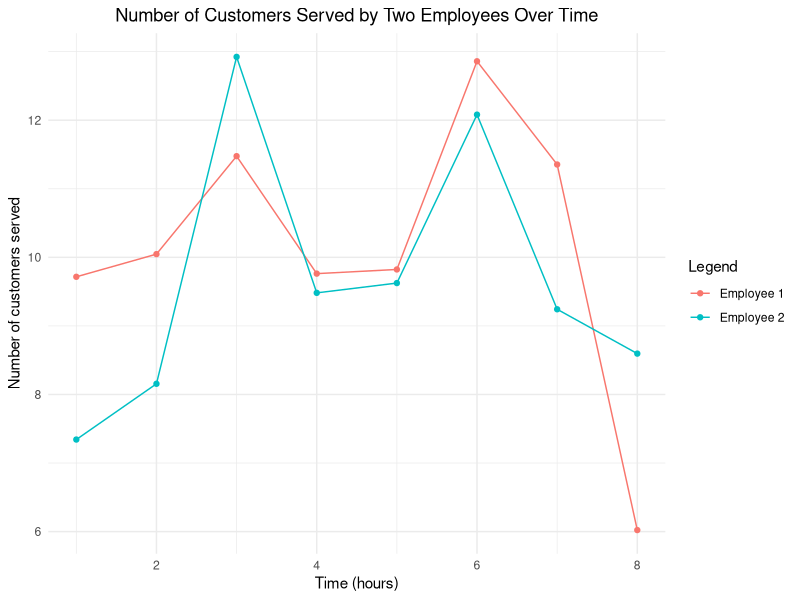

The R source for this figure:
## ---- chunk 1
library(MASS)

# Set seed for reproducibility
set.seed(111)

# Parameters for the simulation
mean1 <- 10
sd1 <- 2
mean2 <- 9
sd2 <- 2
correlation <- 0.5

# Simulate correlated efficiencies for 8 hours
sim_data <- mvrnorm(n = 8, mu = c(mean1, mean2), 
                    Sigma = matrix(c(sd1^2, correlation*sd1*sd2, 
                                     correlation*sd1*sd2, sd2^2), nrow = 2))

# Convert to a data frame
efficiency_data <- data.frame(hour = 1:8, 
                              Employee1 = sim_data[,1], 
                              Employee2 = sim_data[,2])

# Test 1: Test for normality for both employees
normality_test_emp1 <- shapiro.test(efficiency_data$Employee1)
normality_test_emp2 <- shapiro.test(efficiency_data$Employee2)

# Test 2: Test for correlation between the two employees
correlation_test <- cor.test(efficiency_data$Employee1, efficiency_data$Employee2)

# Test 3: Time series analysis (for simplicity, we just create a ts object here)
time_series_emp1 <- ts(efficiency_data$Employee1)
time_series_emp2 <- ts(efficiency_data$Employee2)

# Test 4: Regression analysis to predict Employee 2 efficiency based on Employee 1
regression_model <- lm(Employee2 ~ Employee1, data = efficiency_data)

# Test 5: Compare means between the two employees
mean_comparison_test <- t.test(efficiency_data$Employee1, efficiency_data$Employee2)

# Output the results of the tests
list(
  NormalityTestEmp1 = normality_test_emp1,
  NormalityTestEmp2 = normality_test_emp2,
  CorrelationTest = correlation_test,
  RegressionModel = summary(regression_model),
  MeanComparisonTest = mean_comparison_test
)
## ---- chunk 2
library(ggplot2)
library(MASS)

# Set seed for reproducibility
set.seed(123)

# Parameters for the simulation
mean1 <- 10
sd1 <- 2
mean2 <- 9
sd2 <- 2
correlation <- 0.5

# Simulate the data for 8 hours
sim_data <- mvrnorm(n = 8, mu = c(mean1, mean2), 
                    Sigma = matrix(c(sd1^2, correlation*sd1*sd2, 
                                     correlation*sd1*sd2, sd2^2), nrow = 2))

# Convert to a data frame
efficiency_data <- data.frame(hour = 1:8, 
                              Employee1 = sim_data[,1], 
                              Employee2 = sim_data[,2])

# Create the line plot using ggplot2
ggplot(efficiency_data, aes(x = hour)) +
  geom_line(aes(y = Employee1, colour = "Employee 1")) +
  geom_point(aes(y = Employee1, colour = "Employee 1")) +
  geom_line(aes(y = Employee2, colour = "Employee 2")) +
  geom_point(aes(y = Employee2, colour = "Employee 2")) +
  labs(x = "Time (hours)", y = "Number of customers served", 
       colour = "Legend") +
  ggtitle("Number of Customers Served by Two Employees Over Time") +
  theme_minimal() +
  theme(plot.title = element_text(hjust = 0.5))
